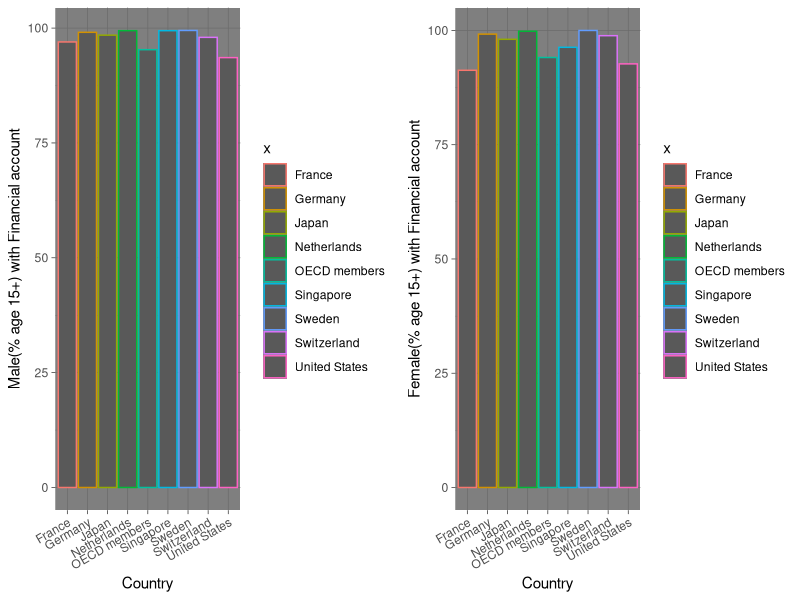
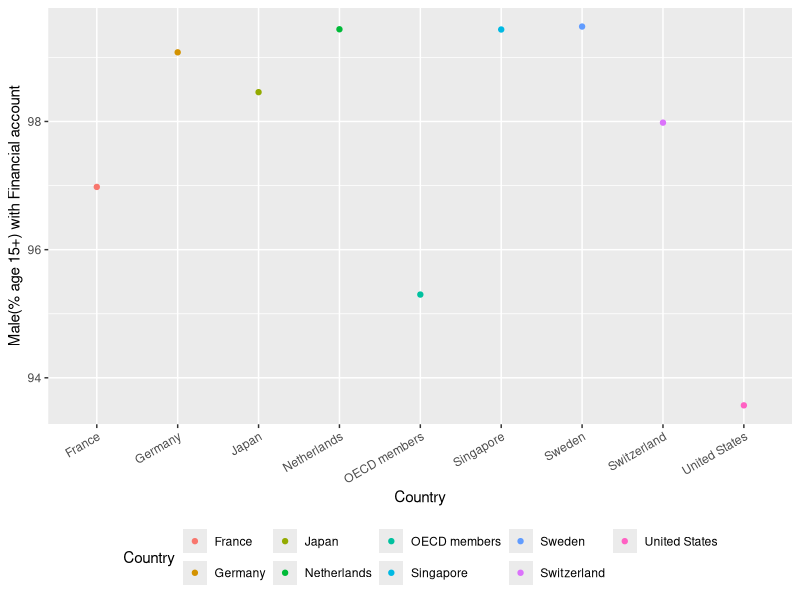
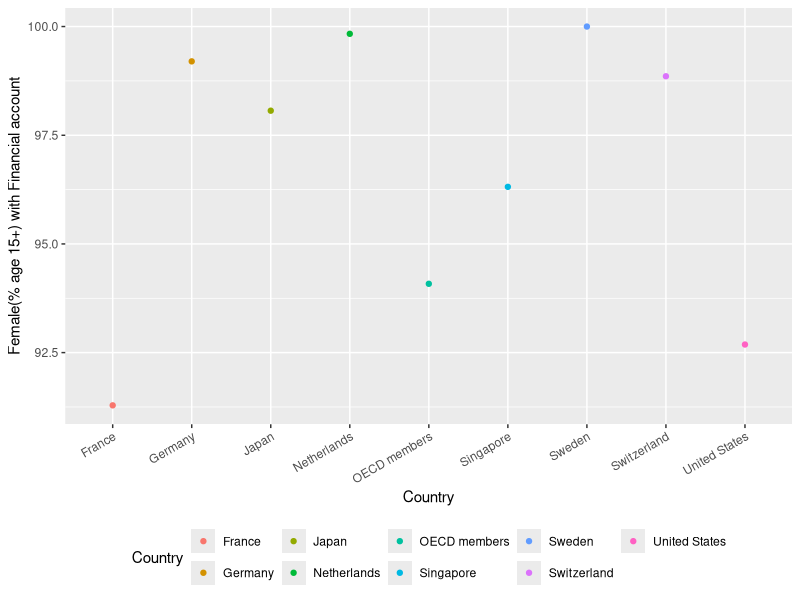

The R script that drew these images, in order:
library(readxl)
library(ggplot2)
library(tidyverse)
library(ggthemes)
library(gridExtra)

GenderStats <- read_excel("ProblemSets/PS6/GenderStats.xlsx")

x <- GenderStats$Country
m <- GenderStats$`Financial institution account,male(% age 15+)`
f <- GenderStats$`Financial institution account,female(% age 15+)` 

# create the first plot using ggplot(1)
M <- ggplot(GenderStats, aes(x=x, y=m, color=x)) +
  geom_point(stat="identity") +
  theme(axis.text.x = element_text(angle = 30, hjust = 1)) +
  labs(x="Country", y="Male(% age 15+) with Financial account", color="Country") +
  theme(legend.position = "bottom") 

# save the plot as a PNG file
ggsave("Males.png", M, width=7, height=4.75, dpi=300)

# plot second plot using ggplot(2)
F <- ggplot(GenderStats, aes(x=x, y=f, color=x)) +
  geom_point(stat="identity") +
  theme(axis.text.x = element_text(angle = 30, hjust = 1)) +
  labs(x="Country", y="Female(% age 15+) with Financial account", color="Country") +
  theme(legend.position = "bottom")

# save the plot as a PNG file
ggsave("Females.png", F, width=7, height=4.75, dpi=300)

# created plot1
plot1 <- ggplot(GenderStats, aes(x=x, y=m, color=x)) +
  geom_bar(stat="identity") +
  theme_dark() +
  theme(axis.text.x = element_text(angle = 30, hjust = 1)) +
  labs(x="Country", y="Male(% age 15+) with Financial account")

# created plot2
plot2 <- ggplot(GenderStats, aes(x=x, y=f, color=x))+
  geom_bar(stat="identity") +
  theme_dark() + 
  theme(axis.text.x = element_text(angle = 30, hjust = 1)) +
  labs(x="Country", y="Female(% age 15+) with Financial account")

# combine the plots into one
combined_plot2 <- grid.arrange(plot1, plot2, ncol=2)

# save the combined plot as a PNG file
ggsave("combined_plot.png", combined_plot2, width=10, height=5, dpi=300)









